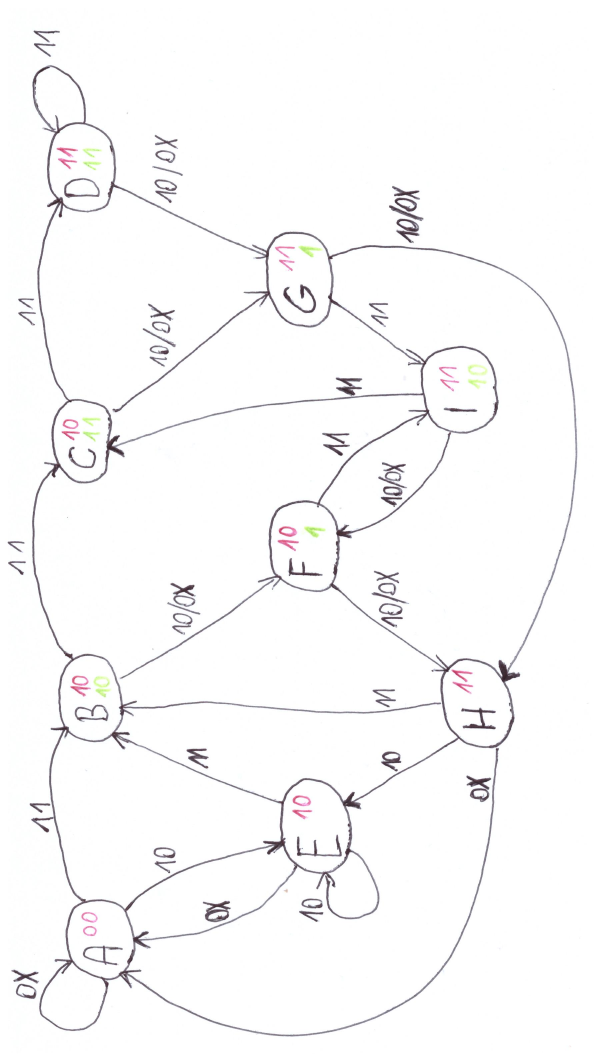
#> input picture media/images/001.jpg, 1804 x 3186 px (shown at 1/3 size)
$ python -i utils.py   (imports and definitions only)
#> lines starting #> are read from the running program, lines starting #| are printed output that depends on the picture
from PIL import Image, ExifTags


def rotate_image(filepath):
#> called with filepath = '../media/images/001.jpg'
  try:
    image = Image.open(filepath)
#> image is the input picture: PIL image 1804x3186 RGB; mean R, G, B 249.7, 249.3, 249.7
    for orientation in ExifTags.TAGS.keys():
      if ExifTags.TAGS[orientation] == 'Orientation':
            break
    exif = dict(image._getexif().items())
#> exif = {274: 6}

    if exif[orientation] == 3:
        image = image.rotate(180, expand=True)
    elif exif[orientation] == 6:
        image = image.rotate(270, expand=True)
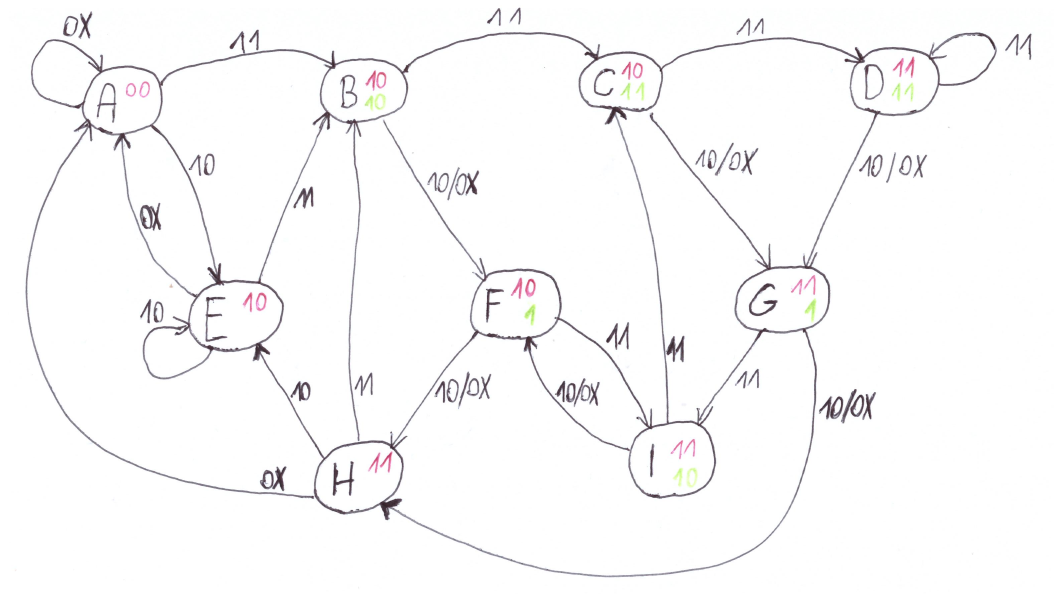
#> image: PIL image 3186x1804 RGB (shown at 1/3 size); mean R, G, B 249.7, 249.3, 249.7
    elif exif[orientation] == 8:
        image = image.rotate(90, expand=True)
    image.save(filepath)
    image.close()
  except (AttributeError, KeyError, IndexError):
    # cases: image don't have getexif
    pass

>>> result = rotate_image('../media/images/001.jpg')
